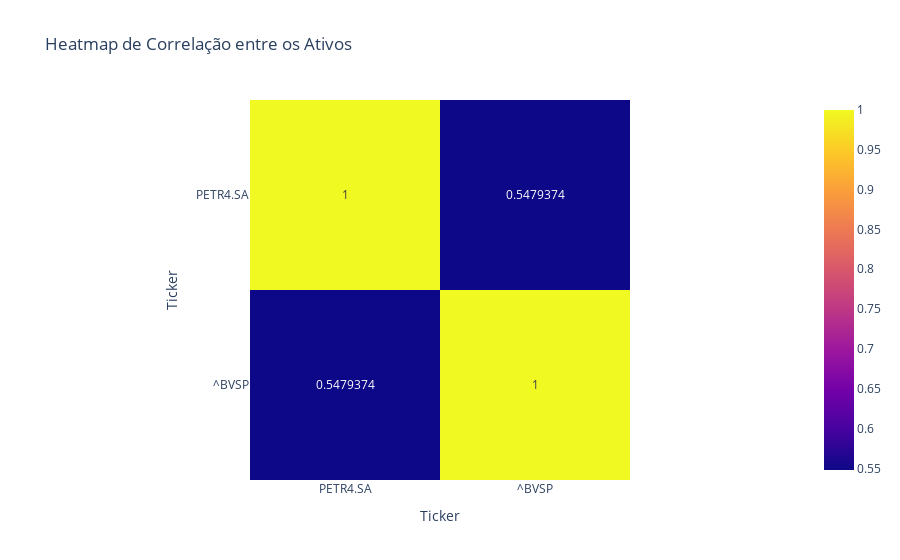

The cell this chart's notebook holds for it:
### Code cell
# Heatmap da Matriz de Correlação
fig_heatmap = px.imshow(correlacao, text_auto=True, title='Heatmap de Correlação entre os Ativos')
fig_heatmap.show()

### Figure 1 — Plotly figure (JSON) as saved in the notebook; plotly's stock layout.template omitted (floating-point values rounded to 4 significant figures)
{"data": [{"coloraxis": "coloraxis", "hovertemplate": "Ticker: %{x}<br>Ticker: %{y}<br>color: %{z}<extra></extra>", "name": "0", "texttemplate": "%{z}", "type": "heatmap", "x": ["PETR4.SA", "^BVSP"], "xaxis": "x", "y": ["PETR4.SA", "^BVSP"], "yaxis": "y", "z": [[1.0, 0.5479], [0.5479, 1.0]]}], "layout": {"coloraxis": {"colorscale": [[0, "#0d0887"], [0.1111, "#46039f"], [0.2222, "#7201a8"], [0.3333, "#9c179e"], [0.4444, "#bd3786"], [0.5556, "#d8576b"], [0.6667, "#ed7953"], [0.7778, "#fb9f3a"], [0.8889, "#fdca26"], [1, "#f0f921"]]}, "title": {"text": "Heatmap de Correlação entre os Ativos"}, "xaxis": {"anchor": "y", "constrain": "domain", "domain": [0, 1], "scaleanchor": "y", "title": {"text": "Ticker"}}, "yaxis": {"anchor": "x", "autorange": "reversed", "constrain": "domain", "domain": [0, 1], "title": {"text": "Ticker"}}}}
